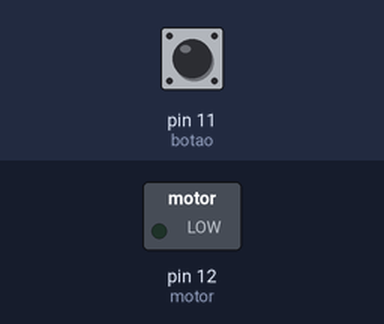
Simulated run of this sketch. Board: Arduino Uno, built with avr-gcc and run on an emulated ATmega328P. On the bench: switched loads named in the sketch (green lamp = pin HIGH). The test bench sets the inputs (shaded band); at power-on: pin 11 (botao) LOW.

Above: at 1.2 s.
1.3 s: pin 11 (botao) pulled HIGH for 0.15 s
At 1.4 s:
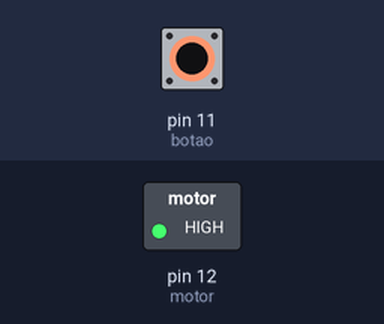
3.0 s: pin 11 (botao) pulled HIGH for 3.2 s
At 7.1 s:
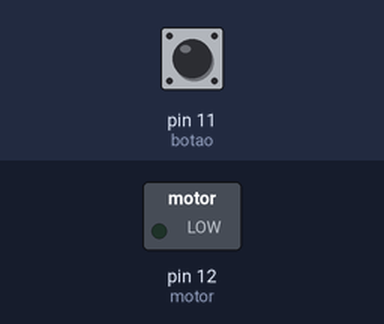
Timing chart, 0 to 8.6 s (numbered marks = the images above; inputs shaded):
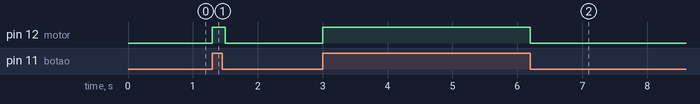

Measured:
- after the input at 1.3 s, pin 12 (motor): LOW → HIGH at once, → LOW 0.20 s later
- after the input at 3.0 s, pin 12 (motor): LOW → HIGH at once, → LOW 3.2 s later

The sketch:

04_motor_com_botao.ino
```cpp
#define botao 11
#define motor 12

void setup()
{
    pinMode(botao, INPUT);
    pinMode(motor, OUTPUT);
}

void loop()
{
    digitalWrite(motor, LOW);

    if (digitalRead(botao) == 1)
    {
        digitalWrite(motor, HIGH);
        delay(100);
    }
}
```
